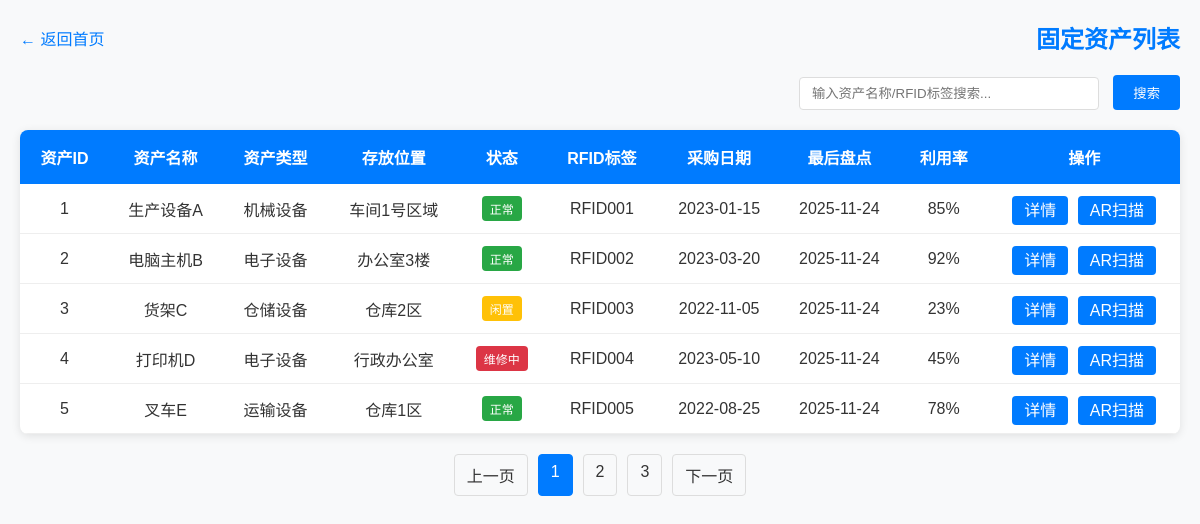
Page /assets on the committed database.
### tables this page shows
CREATE TABLE assets
                 (id INTEGER PRIMARY KEY AUTOINCREMENT,
                  name TEXT NOT NULL,
                  type TEXT NOT NULL,
                  location TEXT NOT NULL,
                  status TEXT NOT NULL,
                  rfid_tag TEXT UNIQUE NOT NULL,
                  purchase_date DATE,
                  last_inventory DATE,
                  utilization_rate REAL,
                  model_url TEXT DEFAULT 'https://via.placeholder.com/150');

### app.py (the view)
@app.route('/assets')
def asset_list():
    conn = get_db_connection()
    c = conn.cursor()
    c.execute('SELECT * FROM assets')
    assets = c.fetchall()
    conn.close()
    assets_dict = []
    for asset in assets:
        assets_dict.append({
            "id": asset[0], "name": asset[1], "type": asset[2], "location": asset[3],
            "status": asset[4], "rfid_tag": asset[5], "purchase_date": asset[6],
            "last_inventory": asset[7], "utilization_rate": asset[8], "model_url": asset[9]
        })
    return render_template('assets.html', assets=assets_dict)

### app.py (called while the page is built)
def get_db_connection():
    conn = sqlite3.connect('asset_inventory.db')
    conn.row_factory = None
    return conn

### templates/assets.html (shortened to what this page needs)
<!DOCTYPE html>
<html lang="zh-CN">
<head>
</head>
<body>
    <div class="container">
        <div class="header">
            <div class="back"><a href="/">← 返回首页</a></div>
            <h2 class="title">固定资产列表</h2>
        </div>
        <div class="search-box">
            <input type="text" placeholder="输入资产名称/RFID标签搜索...">
            <button>搜索</button>
        </div>
        <table class="asset-table">
            <thead>
                <tr>
                    <th>资产ID</th>
                    <th>资产名称</th>
                    <th>资产类型</th>
                    <th>存放位置</th>
                    <th>状态</th>
                    <th>RFID标签</th>
                    <th>采购日期</th>
                    <th>最后盘点</th>
                    <th>利用率</th>
                    <th>操作</th>
                </tr>
            </thead>
            <tbody>
                {% for asset in assets %}
                <tr>
                    <td>{{ asset.id }}</td>
                    <td>{{ asset.name }}</td>
                    <td>{{ asset.type }}</td>
                    <td>{{ asset.location }}</td>
                    <td>
                        {% if asset.status == '正常' %}
                        <span class="status-tag status-normal">{{ asset.status }}</span>
                        {% elif asset.status == '闲置' %}
                        <span class="status-tag status-idle">{{ asset.status }}</span>
                        {% else %}
                        <span class="status-tag status-repair">{{ asset.status }}</span>
                        {% endif %}
                    </td>
                    <td>{{ asset.rfid_tag }}</td>
                    <td>{{ asset.purchase_date }}</td>
                    <td>{{ asset.last_inventory }}</td>
                    <td>{{ "%.0f%%"|format(asset.utilization_rate*100) }}</td>
                    <td>
                        <a href="/assets/{{ asset.id }}" class="operate-btn">详情</a>
                        <a href="/ar/scan?rfid={{ asset.rfid_tag }}" class="operate-btn" style="margin-left: 5px;">AR扫描</a>
                    </td>
                </tr>
                {% endfor %}
            </tbody>
        </table>
        <div class="pagination">
            <a href="#">上一页</a>
            <a href="#" class="active">1</a>
            <a href="#">2</a>
            <a href="#">3</a>
            <a href="#">下一页</a>
        </div>
    </div>
</body>
</html>

### templates/assets.html (style rules this page uses)
* { margin: 0; padding: 0; box-sizing: border-box; }
body { font-family: 'Microsoft YaHei', sans-serif; color: #333; background: #f8f9fa; }
.container { width: 1200px; margin: 0 auto; padding: 20px; }
.header { display: flex; justify-content: space-between; align-items: center; margin-bottom: 20px; }
.back a { text-decoration: none; color: #007bff; font-size: 16px; }
.title { color: #007bff; font-size: 24px; }
.search-box { margin-bottom: 20px; text-align: right; }
.search-box input { padding: 8px 12px; width: 300px; border: 1px solid #ddd; border-radius: 4px; margin-right: 10px; }
.search-box button { padding: 8px 20px; background: #007bff; color: white; border: none; border-radius: 4px; cursor: pointer; }
.asset-table { width: 100%; border-collapse: collapse; background: white; border-radius: 8px; overflow: hidden; box-shadow: 0 2px 10px rgba(0,0,0,0.1); }
.asset-table th { background: #007bff; color: white; padding: 15px; text-align: center; font-size: 16px; }
.asset-table td { padding: 12px; text-align: center; border-bottom: 1px solid #eee; }
.status-tag { display: inline-block; padding: 4px 8px; border-radius: 4px; font-size: 12px; color: white; }
.status-normal { background: #28a745; }
.status-idle { background: #ffc107; }
.status-repair { background: #dc3545; }
.operate-btn { padding: 6px 12px; background: #007bff; color: white; border: none; border-radius: 4px; cursor: pointer; text-decoration: none; }
.pagination { display: flex; justify-content: center; margin-top: 20px; gap: 10px; }
.pagination a { padding: 8px 12px; border: 1px solid #ddd; border-radius: 4px; text-decoration: none; color: #333; }
.pagination a.active { background: #007bff; color: white; border-color: #007bff; }

### rows in the picture
assets: id "1", name "生产设备A", type "机械设备", location "车间1号区域", status "正常", rfid_tag "RFID001", purchase_date "2023-01-15", last_inventory "2025-11-24", asset.utilization_rate*100 "85%"
assets: id "2", name "电脑主机B", type "电子设备", location "办公室3楼", status "正常", rfid_tag "RFID002", purchase_date "2023-03-20", last_inventory "2025-11-24", asset.utilization_rate*100 "92%"
assets: id "3", name "货架C", type "仓储设备", location "仓库2区", status "闲置", rfid_tag "RFID003", purchase_date "2022-11-05", last_inventory "2025-11-24", asset.utilization_rate*100 "23%"
assets: id "4", name "打印机D", type "电子设备", location "行政办公室", status "维修中", rfid_tag "RFID004", purchase_date "2023-05-10", last_inventory "2025-11-24", asset.utilization_rate*100 "45%"
assets: id "5", name "叉车E", type "运输设备", location "仓库1区", status "正常", rfid_tag "RFID005", purchase_date "2022-08-25", last_inventory "2025-11-24", asset.utilization_rate*100 "78%"
